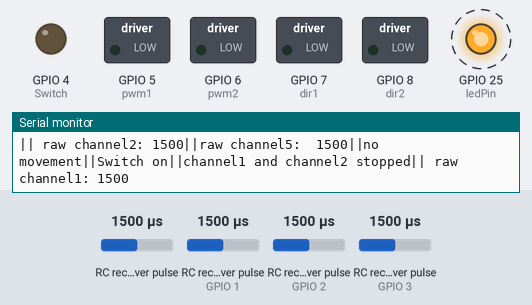
This sketch was run on a simulated ESP32. Parts: switched loads named in the sketch (green lamp = pin HIGH), output pins drawn as LEDs (lit = HIGH), the last lines printed to the serial monitor. Wiring (inferred from the names in the program): 4 × RC receiver channel: data GPIO 0 / data GPIO 1 / data GPIO 2 / data GPIO 3. Dashed ring = blinking. The inputs (shaded band) are chosen by the test bench; at power-on: RC receiver pulse 1500 µs, RC receiver pulse (sensors on GPIO 1, GPIO 2, GPIO 3) 1500 µs.

Above: at 1.2 s.
1.3 s: RC receiver pulse (sensor 0) set to 1311 µs
3.6 s: RC receiver pulse (sensor 0) set to 1300 µs
At 5.8 s:
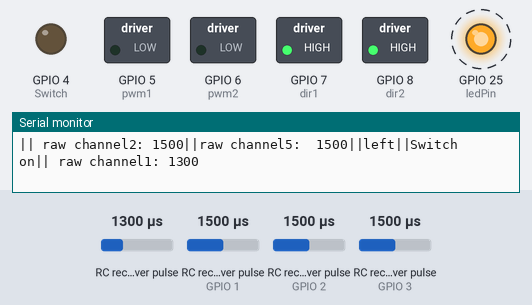
6.6 s: RC receiver pulse (sensor on GPIO 1) set to 1535 µs
9.6 s: RC receiver pulse (sensor on GPIO 1) set to 1550 µs
11.8 s: RC receiver pulse (sensor 0) set to 1500 µs
At 14.3 s:
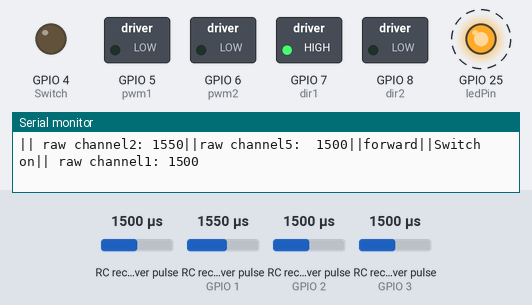
14.8 s: RC receiver pulse (sensor on GPIO 1) set to 1310 µs
17.8 s: RC receiver pulse (sensor on GPIO 1) set to 1300 µs
At 20.6 s:
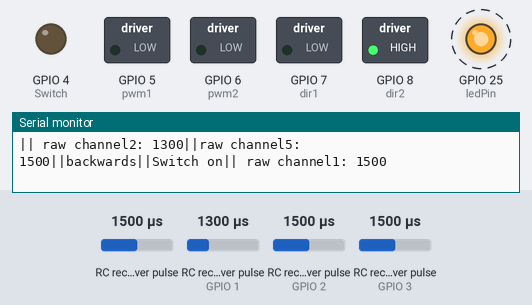
Timing chart, 0 to 21.8 s (numbered marks = the images above; inputs shaded):
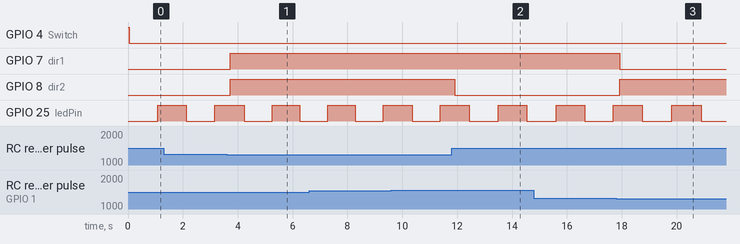

Measured:
- the behaviour switches between 1301 and 1300 µs on RC receiver pulse (sensor 0) (found by bisection; images 0 and 1)
- the behaviour switches between 1301 and 1300 µs on RC receiver pulse (sensor on GPIO 1) (found by bisection; images 2 and 3)
- after the input at 3.6 s, GPIO 7 (dir1), GPIO 8 (dir2): LOW → HIGH after 0.12 s
- after the input at 11.8 s, GPIO 8 (dir2): HIGH → LOW after 0.11 s
- after the input at 17.8 s, GPIO 7 (dir1): HIGH → LOW after 0.13 s; GPIO 8 (dir2): LOW → HIGH after 0.13 s

The sketch:

Aranyani_Mark_1.2.0.ino
```cpp
/*_________________________________________________________________________________________________________________________________________
|__________________________________________________________________________________________________________________________________________|
|                                                                                                                                          |
|         .8.          8 888888888o.            .8.          b.             8 `8.`8888.      ,8'    .8.          b.             8  8 8888  |
|        .888.         8 8888    `88.          .888.         888o.          8  `8.`8888.    ,8'    .888.         888o.          8  8 8888  |
|       :88888.        8 8888     `88         :88888.        Y88888o.       8   `8.`8888.  ,8'    :88888.        Y88888o.       8  8 8888  |
|      . `88888.       8 8888     ,88        . `88888.       .`Y888888o.    8    `8.`8888.,8'    . `88888.       .`Y888888o.    8  8 8888  |
|     .8. `88888.      8 8888.   ,88'       .8. `88888.      8o. `Y888888o. 8     `8.`88888'    .8. `88888.      8o. `Y888888o. 8  8 8888  |
|    .8`8. `88888.     8 888888888P'       .8`8. `88888.     8`Y8o. `Y88888o8      `8. 8888    .8`8. `88888.     8`Y8o. `Y88888o8  8 8888  |
|   .8' `8. `88888.    8 8888`8b          .8' `8. `88888.    8   `Y8o. `Y8888       `8 8888   .8' `8. `88888.    8   `Y8o. `Y8888  8 8888  |
|  .8'   `8. `88888.   8 8888 `8b.       .8'   `8. `88888.   8      `Y8o. `Y8        8 8888  .8'   `8. `88888.   8      `Y8o. `Y8  8 8888  |
| .888888888. `88888.  8 8888   `8b.    .888888888. `88888.  8         `Y8o.`        8 8888 .888888888. `88888.  8         `Y8o.`  8 8888  |
|.8'       `8. `88888. 8 8888     `88. .8'       `8. `88888. 8            `Yo        8 8888.8'       `8. `88888. 8            `Yo  8 8888  |
|__________________________________________________________________________________________________________________________________________|
|__________________________________________________________________________________________________________________________________________|
|                                                                                                                                          |
| The code for "ARANYANI Mark 1" is developed by Shourya Maker Lab and includes the fundamental movements of the robot.                    |
| It takes PWM signals from each channel of the receiver system (FS-R6B) and processes them for use by the motor driver                    |
| (MD 10C by Cytron) and the relay module.                                                                                                 |
|                                                                                                                                          |
| This code utilizes the following components:                                                                                             |
|                                                                                                                                          |
| 1. Fs-t6 computrized R/C remote controller                                                                                               |
| 2. FS-R6B receiver system                                                                                                                |
| 3. MD 10C motor driver by Cytron                                                                                                         |
| 4. MG995 180-degree servo motor                                                                                                          |
| 5. MG995 360-degree servo motor                                                                                                          |
| 6. Raspberry pi pico                                                                                                                     |
| 7. Single Channel Relay Module                                                                                                           |
| For more information about the name "Aranyani", please visit https://en.wikipedia.org/wiki/Aranyani.                                     |
|                                                                                                                                          |
|अरण्यनी मार्क  1 गर्व से भारत में निर्मित | Aranyani Mark 1 proudly made in Bharat.                                                                 |
|                                                                                                                                          |
| Code version : 1.2.0                                                                                                                     |
|                                                                                                                                          |
|__________________________________________________________________________________________________________________________________________|
|__________________________________________________________________________________________________________________________________________|
|          _  _ ____ ___  ____     ___  _   _     ____ _  _ ____ _  _ ____ _   _ ____     _  _ ____ _  _ ____ ____     _    ____ ___       |
|          |\/| |__| |  \ |___     |__]  \_/      [__  |__| |  | |  | |__/  \_/  |__|     |\/| |__| |_/  |___ |__/     |    |__| |__]      |
|          |  | |  | |__/ |___     |__]   |       ___] |  | |__| |__| |  \   |   |  |     |  | |  | | \_ |___ |  \     |___ |  | |__]      |
|__________________________________________________________________________________________________________________________________________|
|__________________________________________________________________________________________________________________________________________|
|                                                                                                                                          |
|                                         d88b  .d8b.  d888888b db   db d888888b d8b   db d8888b.                                          |
|                                         `8P' d8' `8b   `88'   88   88   `88'   888o  88 88  `8D                                          |
|                                          88  88ooo88    88    88ooo88    88    88V8o 88 88   88                                          |
|                                          88  88~~~88    88    88~~~88    88    88 V8o88 88   88                                          |
|                                      db. 88  88   88   .88.   88   88   .88.   88  V888 88  .8D                                          |
|                                      Y8888P  YP   YP Y888888P YP   YP Y888888P VP   V8P Y8888D'                                          |
|__________________________________________________________________________________________________________________________________________|
|_________________________________________________________________________________________________________________________________________*/

/*
* changes introduced in this code
* delay function on line 110 is disabled as that created a delay in the transfering of the signal.
* Added a relay to control lights of the rover.
* set the remote stick configuration  to mode 2.
* this code is specifically modified for used with raspberry pi pico only.
 */

int channel1= 0; // for reciving input from channel 1.
int channel2= 1; // for reciving input from channel 2.
int channel5= 2; // for reciving input from channel 5.
int channel6= 3; // for reciving input from channel 6. This is a resrved channel no use till now
int Switch = 4;  // for turning on or off a realy or a mosfet.
int pwm1 = 5;    // for outputing pwm signal to motor driver 1.
int pwm2 = 6;    // for outputing pwm signal to motor driver 2.
int dir1 = 7;     // for outputing direction value to motor driver 1.
int dir2 = 8;     // for outputing direction value to motor driver 2.
const int ledPin =  25; // for outputing a visual signal needed for trouble shooting. This is the led on pin number 25
int ledState = LOW;              // ledState used to set the LED
unsigned long previousMillis = 0;// will store last time LED was updated
const long interval = 1000;      // interval at which to blink (milliseconds)

void setup()
{

  pinMode(channel1, INPUT); // setting mode to input.
  pinMode(channel2, INPUT); // setting mode to input.
  pinMode(channel5, INPUT); // setting mode to input.
  pinMode(channel6, INPUT); // setting mode to input.
  pinMode(ledPin, OUTPUT);  // setting mode to output
  pinMode(pwm1, OUTPUT);    // setting mode to output.
  pinMode(pwm2, OUTPUT);    // setting mode to output.
  pinMode(dir1, OUTPUT);    // setting mode to output.
  pinMode(dir2, OUTPUT);    // setting mode to output.
  pinMode(Switch, OUTPUT);  // setting mode to output.
  Serial.begin(9600);       // this will begin serial monitor.
  digitalWrite(Switch, HIGH);  // this will keep the relay off initialy

}

void loop()
{

  int pwm = 0;                              // this is dynamic speed variable.
  int rc1 = pulseIn(channel1, HIGH, 25000); // setting the pwm function for channel 1.
  int rc2 = pulseIn(channel2, HIGH, 25000); // setting the pwm function for channel 2.
  int rc5 = pulseIn(channel5, HIGH, 25000); // setting the pwm function for channel 5.
  int rc6 = pulseIn(channel6, HIGH, 25000); // setting the pwm function for channel 6. this fuction is  being used to control speed.


  Serial.print("||");              // for beautification of the serial data
  Serial.print(" raw channel1: "); // this will show value of channel 1 control's from the remote, for troubleshooting purposes.
  Serial.print(rc1);               // this will print the value of input channel 1.
  Serial.print('\n');              // prints a new line character.
  Serial.print("||");              // for beautification of the serial data
  Serial.print(" raw channel2: "); // this will show value of channel 2 control's from the remote, for troubleshooting purposes.
  Serial.print(rc2);               // this will print the value of input channel 2.
  Serial.print("||");              // for beautification of the serial data
  Serial.print("raw channel5:  "); // this will show value of channel 5 control's from the remote, for troubleshooting purposes.
  Serial.print(rc5);               // this will print the value of input channel 5.
  Serial.print("||");              // for beautification of the serial data
  //delay(500);                    // set's a delay for the serial message. this delay creates a delay in signal processing to

  if ((rc1 >= 1400) and (rc1 <= 1500) and (rc2 >= 1400) and (rc2 <= 1500)) // when the stick is not in use.
  {
    Serial.print("no movement");  // the movement which the bot is doing,for troubleshooting purposes.


  }

  if ((rc1 == 0) and (rc2 == 0)) // when the stick is not in use.
  {
    Serial.print("connection lost or remote off"); // the movement which the bot is doing,for troubleshooting purposes.

  }

  if (rc2 >= 1550)
  {                                     // forward
    Serial.print("forward");            // the movement which the bot is doing,for troubleshooting purposes.
    pwm = map(rc2, 1550, 1990, 0, 255); // map our speed to 0-255 range.
    digitalWrite(dir1, HIGH);           // direction will stay to forward but this motor will keep to 0.
    digitalWrite(dir2, LOW);            // direction will stay to forward but this motor will keep to 1.
    analogWrite(pwm1, pwm);             // the power of the motor will move forward.
    analogWrite(pwm2, pwm);             // the power of the motor will move forward.
  }

  if ((rc2 <= 1300) and (rc2 >= 900))
  {                                     // backward
    Serial.print("backwards");          // the movement which the bot is doing,for troubleshooting purposes.
    pwm = map(rc2, 1300, 900, 0, 255); // map our speed to 0-255 range.
    digitalWrite(dir1, LOW);            // direction will stay to forward but this motor will keep to 0.
    digitalWrite(dir2, HIGH);           // direction will stay to forward but this motor will keep to 1.
    analogWrite(pwm1, pwm);             // the power of the motor will move forward.
    analogWrite(pwm2, pwm);             // the power of the motor will move backward.
  }

  if (rc1 >= 1550)
  {                                     // right
    Serial.print("right");              // the movement which the bot is doing,for troubleshooting purposes.
    pwm = map(rc1, 1550, 1990, 0, 255); // map our speed to 0-255 range.
    digitalWrite(dir1, LOW);            // direction will stay to forward but this motor will keep to 0.
    digitalWrite(dir2, LOW);            // direction will stay to forward but this motor will keep to 1.
    analogWrite(pwm1, pwm);             // the power of the motor will move backward.
    analogWrite(pwm2, pwm);             // the power of the motor will move forward.
  }

  if  ((rc1 <= 1300) and (rc1 >= 900))
  {                                     // left
    Serial.print("left");               // the movement which the bot is doing,for troubleshooting purposes.
    pwm = map(rc1, 1300, 900, 0, 255); // map our speed to 0-255 range.
    digitalWrite(dir1, HIGH);            // direction will stay to forward but this motor will keep to 0.
    digitalWrite(dir2, HIGH);           // direction will stay to forward but this motor will keep to 1.
    analogWrite(pwm1, pwm);             // the power of the motor will move forward.
    analogWrite(pwm2, pwm);             // the power of the motor will move backward.
  }

  if (rc5 >= 1450)
  {                                     // relay or switch on.
    Serial.print("||");                 // for beautification of the serial data
    Serial.print("Switch on");          // the movement which the bot is doing,for troubleshooting purposes.
    digitalWrite(Switch, LOW);         // this will turn on the switch.
  }

  if (rc5 <= 1000)
  {                                     // relay or switch on.
    Serial.print("||");                 // for beautification of the serial data
    Serial.print("Switch off");         // the movement which the bot is doing,for troubleshooting purposes.
    digitalWrite(Switch, HIGH);          // this will turn off the switch.
  }

    if ( (rc1 >= 1400) && (rc1 <=1500) and (rc2 >= 1400) && (rc2 <=1500))
  {                                   // this for stoping motors at the zero location
    Serial.print("||");               // for beautification of the serial data
    Serial.print("channel1 and channel2 stopped");// the movement which the bot is doing,for troubleshooting purposes.
    analogWrite(pwm1, 0);             // the power of the motor will move forward.
    analogWrite(pwm2, 0);             // the power of the motor will move forward.
  }

 blink(); // using the void blink Function . to blink the led

}

// this led blinking function is for just troubleshooting

void blink(){ // this function is for blinking the led without delay so that the delay from the led doesn't interfear with the serial communication and reciving delay

   unsigned long currentMillis = millis();
  // check to see if it's time to blink the LED; that is, if the difference
  // between the current time and last time you blinked the LED is bigger than
  // the interval at which you want to blink the LED.

  if (currentMillis - previousMillis >= interval) {  // save the last time you blinked the LED

    previousMillis = currentMillis;    // if the LED is off turn it on and vice-versa:

    if (ledState == LOW)
    {
      ledState = HIGH;
    }

    else
    {
      ledState = LOW;
    }

    digitalWrite(ledPin, ledState);    // set the LED with the ledState of the variable:

 }

  }
```
